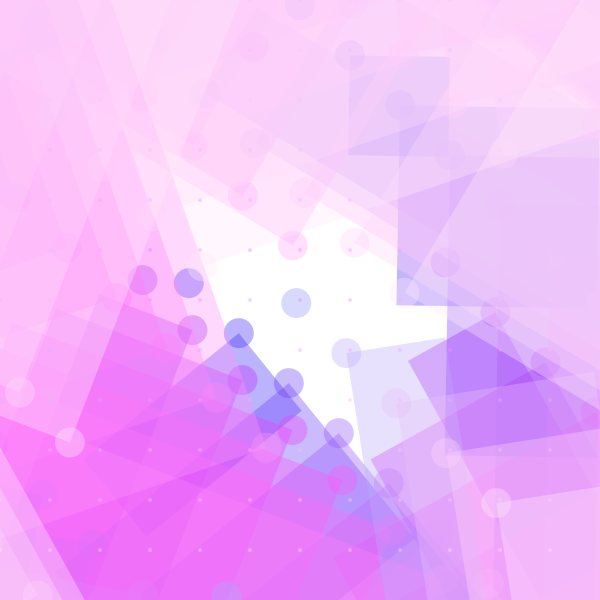
Frame 1 (no input)
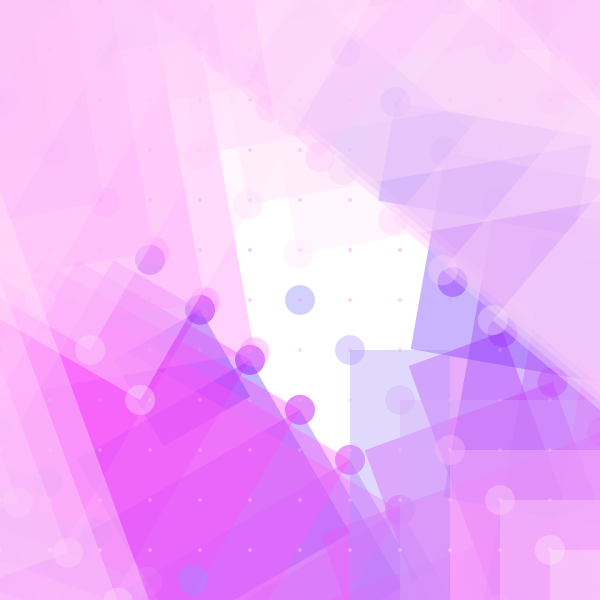
Frame 60 (the mouse pressed at the canvas centre just before this capture)
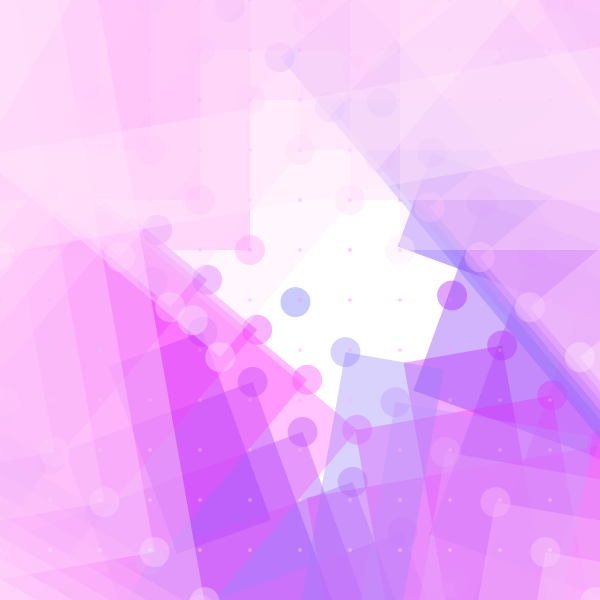
Frame 120 (the mouse held since frame 60 and released just before this capture)

The Processing sketch that drew these frames (run headless with seeded random() and noise(); from frame 60 on, the mouse is pressed at the canvas centre):

// Processing sketch: NestedForLoops
// ── NestedForLoops.pde
//void setup() {
//  size(600, 600);
//  noStroke();
//}

//void draw() {
//  background(255);
//  for (int y = 0; y < height; y +=50) {
//    for ( int x = 0; x < width; x += 50) {
      
//      pushMatrix();
//      translate(x, y);
//      float r = map(x, 0, width, 0, 255);
//      float g = map(y, 0, height, 0, 255);
//      //float d = dist(mouseX,mouseY,width/2,0);
//      fill(r + g, g, 250, 90);
//      rotate(radians(frameCount - x + y));
//      ellipse(width/2, 0, 30, 30);
//      ellipse(0, 0, 5, 5);
//      rect(width/2, 0, 400, 400);
    
//      popMatrix();
//    }
//  }
//}

void setup() {
  size(600, 600);
  noStroke();
}

void draw() {
  background(255);
  for (int y = 0; y < height; y +=50) {
    for ( int x = 0; x < width; x += 50) {
      
      pushMatrix();
      translate(x, y);
      float r = map(x, 0, width, 0, 255);
      float g = map(y, 0, height, 0, 255);
      //float d = dist(mouseX,mouseY,width/2,0);
      fill(r + g, g, 250, 90);
      rotate(radians(frameCount - x + y));
      ellipse(width/2, 0, 30, 30);
      ellipse(0, 0, 4, 4);
      rect(width/2, 0, x*2, y*2);
    
      popMatrix();
    }
  }
}
